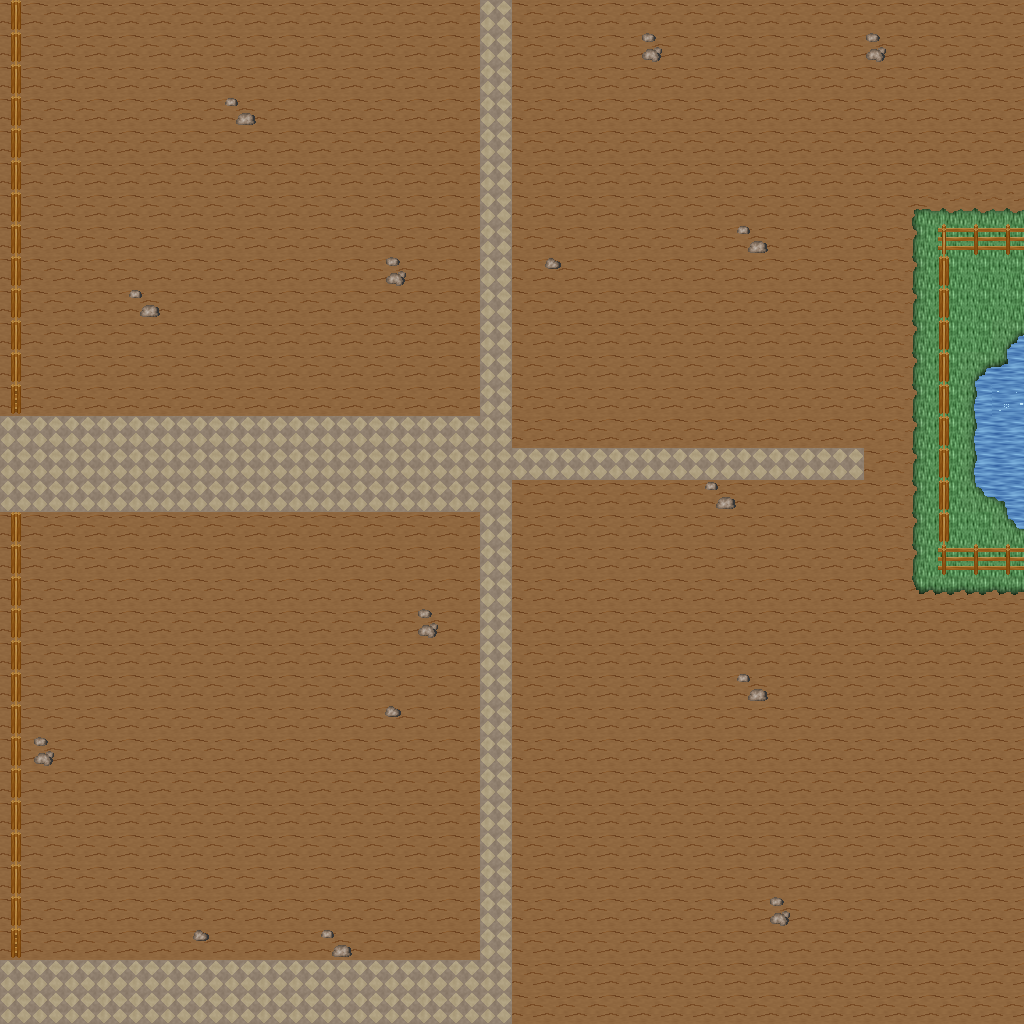

The image is a tile-based game level rendered from a .tmx file. Its description and source (layers, tilesets, objects; grid data summarised) follow:
An orthogonal 32x32 tile map with 32x32 px tiles, 5 tile layers (Ground, Objects, Objects2, Above, ...), 1 hidden layer not drawn, 27 tilesets.

<map version="1.10" tiledversion="1.11.0" orientation="orthogonal" renderorder="right-down" width="32" height="32" tilewidth="32" tileheight="32" infinite="0" nextlayerid="11" nextobjectid="1">
 <tileset firstgid="1" name="ground_ground" tilewidth="32" tileheight="32" tilecount="33" columns="3">
  <image source="../drawable/ground_ground.png" width="96" height="352" />
 </tileset>
 <tileset firstgid="34" name="ground_brown_paving" tilewidth="32" tileheight="32" tilecount="2" columns="2">
  <image source="../drawable/ground_brown_paving.png" width="64" height="32" />
 </tileset>
 <tileset firstgid="36" name="ground_water_water_bubbles" tilewidth="32" tileheight="32" tilecount="32" columns="8">
  <image source="../drawable/ground_water_water_bubbles.png" width="256" height="128" />
 </tileset>
 <tileset firstgid="68" name="ground_grass_edges" tilewidth="32" tileheight="32" tilecount="36" columns="12">
  <image source="../drawable/ground_grass_edges.png" width="384" height="96" />
 </tileset>
 <tileset firstgid="104" name="ground_ridge_earth_dark" tilewidth="32" tileheight="32" tilecount="96" columns="12">
  <image source="../drawable/ground_ridge_earth_dark.png" width="384" height="256" />
 </tileset>
 <tileset firstgid="200" name="plant_flower_daisy_red" tilewidth="32" tileheight="32" tilecount="8" columns="2">
  <image source="../drawable/plant_flower_daisy_red.png" width="64" height="128" />
 </tileset>
 <tileset firstgid="208" name="plant_grasses" tilewidth="32" tileheight="32" tilecount="6" columns="3">
  <image source="../drawable/plant_grasses.png" width="96" height="64" />
 </tileset>
 <tileset firstgid="214" name="plant_flower_daisy_white" tilewidth="32" tileheight="32" tilecount="8" columns="2">
  <image source="../drawable/plant_flower_daisy_white.png" width="64" height="128" />
 </tileset>
 <tileset firstgid="222" name="plant_leaves" tilewidth="32" tileheight="32" tilecount="8" columns="4">
  <image source="../drawable/plant_leaves.png" width="128" height="64" />
 </tileset>
 <tileset firstgid="230" name="ground_grass_corners" tilewidth="32" tileheight="32" tilecount="24" columns="6">
  <image source="../drawable/ground_grass_corners.png" width="192" height="128" />
 </tileset>
 <tileset firstgid="254" name="plant_flower_daisy_blue" tilewidth="32" tileheight="32" tilecount="8" columns="2">
  <image source="../drawable/plant_flower_daisy_blue.png" width="64" height="128" />
 </tileset>
 <tileset firstgid="262" name="building_fence_fence_chunky" tilewidth="32" tileheight="32" tilecount="21" columns="3">
  <image source="../drawable/building_fence_fence_chunky.png" width="96" height="224" />
 </tileset>
 <tileset firstgid="283" name="ground_rock_pebbles" tilewidth="32" tileheight="32" tilecount="3" columns="1">
  <image source="../drawable/ground_rock_pebbles.png" width="32" height="96" />
 </tileset>
 <tileset firstgid="286" name="plant_tree_tree_darkgreen" tilewidth="32" tileheight="32" tilecount="88" columns="8">
  <image source="../drawable/plant_tree_tree_darkgreen.png" width="256" height="352" />
 </tileset>
 <tileset firstgid="374" name="plant_bush_bushes" tilewidth="32" tileheight="32" tilecount="10" columns="5">
  <image source="../drawable/plant_bush_bushes.png" width="160" height="64" />
 </tileset>
 <tileset firstgid="384" name="logic_creature_rodent" tilewidth="32" tileheight="32" tilecount="8" columns="8">
  <image source="../drawable/logic_creature_rodent.png" width="256" height="32" />
 </tileset>
 <tileset firstgid="392" name="logic_item_corn" tilewidth="32" tileheight="32" tilecount="5" columns="5">
  <image source="../drawable/logic_item_corn.png" width="160" height="32" />
 </tileset>
 <tileset firstgid="397" name="logic_item_resources" tilewidth="32" tileheight="32" tilecount="6" columns="6">
  <image source="../drawable/logic_item_resources.png" width="192" height="32" />
 </tileset>
 <tileset firstgid="403" name="logic_creature_gnome" tilewidth="32" tileheight="32" tilecount="6" columns="6">
  <image source="../drawable/logic_creature_gnome.png" width="192" height="32" />
 </tileset>
 <tileset firstgid="409" name="logic_item_mushroom" tilewidth="32" tileheight="32" tilecount="6" columns="6">
  <image source="../drawable/logic_item_mushroom.png" width="192" height="32" />
 </tileset>
 <tileset firstgid="415" name="logic_item_sheepfood" tilewidth="32" tileheight="32" tilecount="1" columns="1">
  <image source="../drawable/logic_item_sheepfood.png" width="32" height="32" />
 </tileset>
 <tileset firstgid="416" name="logic_creature_animal" tilewidth="32" tileheight="32" tilecount="32" columns="8">
  <image source="../drawable/logic_creature_animal.png" width="256" height="128" />
 </tileset>
 <tileset firstgid="448" name="logic_item_vegetable" tilewidth="32" tileheight="32" tilecount="16" columns="8">
  <image source="../drawable/logic_item_vegetable.png" width="256" height="64" />
 </tileset>
 <tileset firstgid="464" name="logic_collision" tilewidth="32" tileheight="32" tilecount="1" columns="1">
  <image source="../drawable/logic_collision.png" width="32" height="32" />
 </tileset>
 <tileset firstgid="465" name="logic_item_herb" tilewidth="32" tileheight="32" tilecount="5" columns="5">
  <image source="../drawable/logic_item_herb.png" width="160" height="32" />
 </tileset>
 <tileset firstgid="470" name="ground_green_paving" tilewidth="32" tileheight="32" tilecount="18" columns="3">
  <image source="../drawable/ground_green_paving.png" width="96" height="192" />
 </tileset>
 <tileset firstgid="488" name="logic_creature_reptile" tilewidth="32" tileheight="32" tilecount="7" columns="7">
  <image source="../drawable/logic_creature_reptile.png" width="224" height="32" />
 </tileset>
 <layer id="1" name="Ground" width="32" height="32">
  <data>[1024 cells, 1024 non-empty, 5 distinct tile ids]</data>
 </layer>
 <layer id="2" name="Objects" width="32" height="32">
  <data>[1024 cells, 882 non-empty, 11 distinct tile ids]</data>
 </layer>
 <layer id="3" name="Objects2" width="32" height="32">
  <data>[1024 cells, 57 non-empty, 8 distinct tile ids]</data>
 </layer>
 <layer id="4" name="Above" width="32" height="32">
  <data>[1024 cells, 0 non-empty, 0 distinct tile ids]</data>
 </layer>
 <layer id="5" name="Above2" width="32" height="32">
  <data>[1024 cells, 0 non-empty, 0 distinct tile ids]</data>
 </layer>
 <layer id="6" name="Walkable" width="32" height="32" visible="0">
  <data>[1024 cells, 42 non-empty, 1 distinct tile ids]</data>
 </layer>
 <objectgroup id="7" name="Mapevents" />
 <objectgroup id="8" name="Spawn" />
 <objectgroup id="9" name="Keys" />
 <objectgroup id="10" name="Replace" />
</map>
